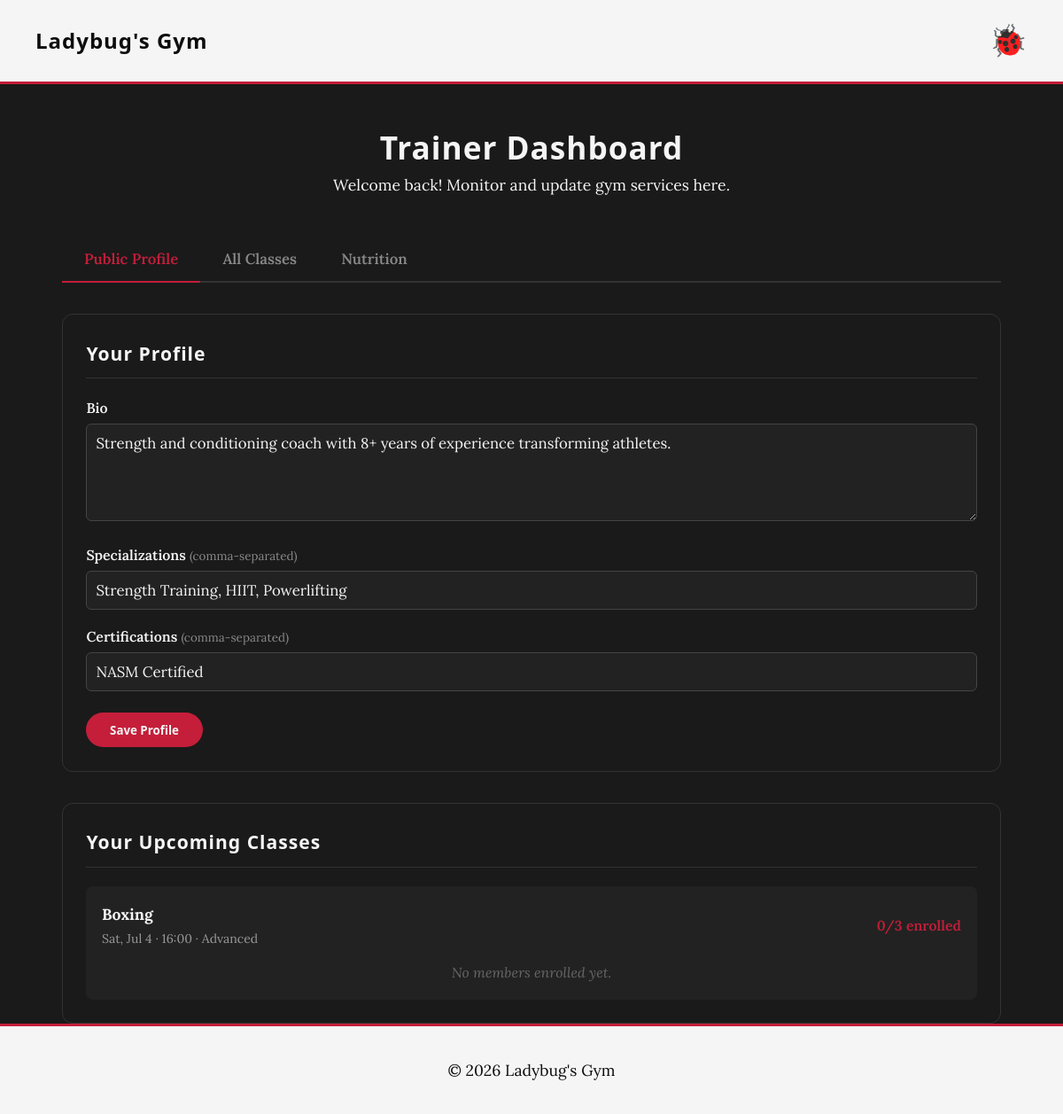
The app's page /pages/dashboard.php (signed in), older data.
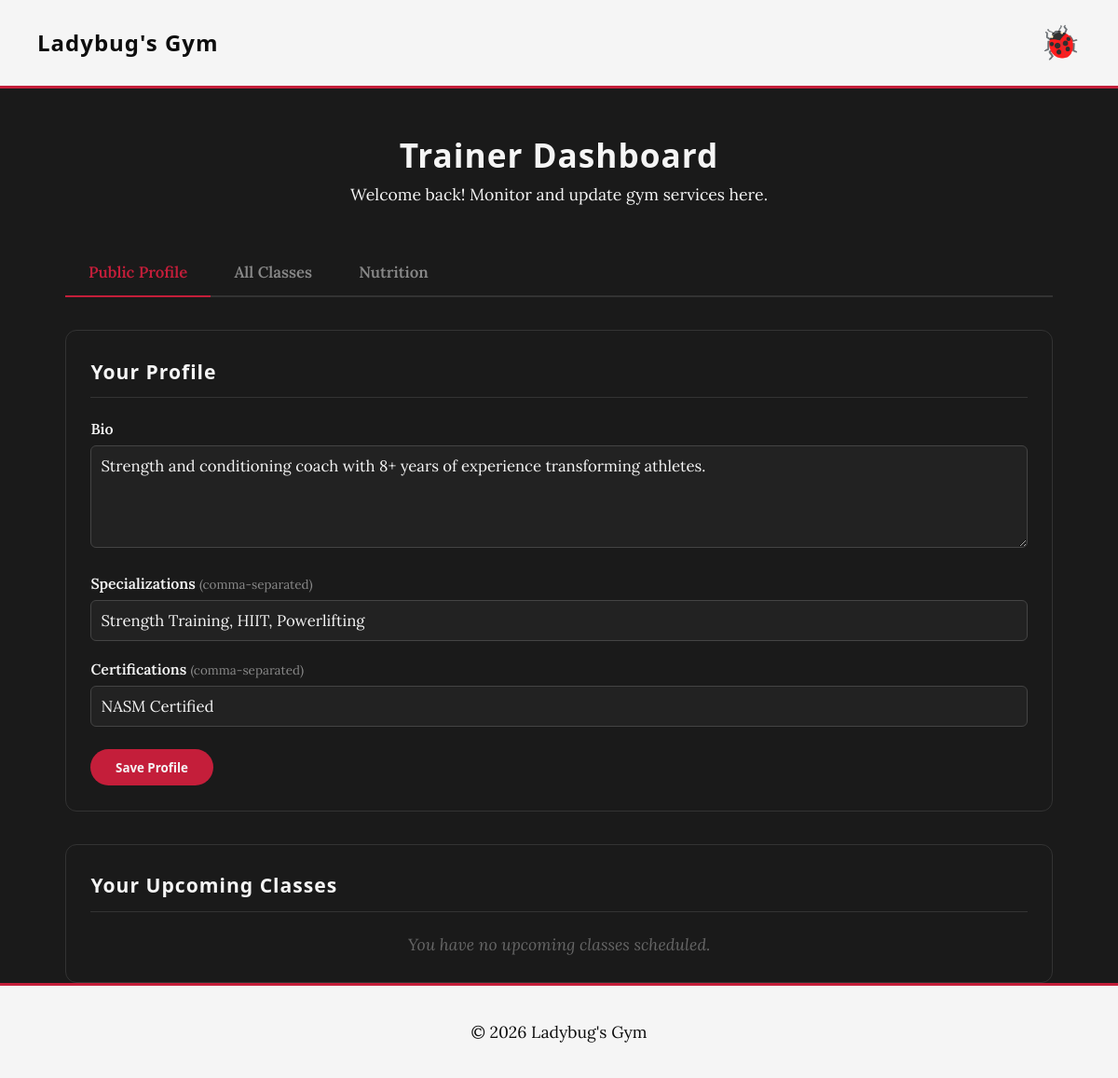
The same page, newer data.
### tables this page shows
CREATE TABLE trainer_profiles (
    id INTEGER PRIMARY KEY AUTOINCREMENT,
    user_id INTEGER UNIQUE NOT NULL,
    bio TEXT,
    specializations TEXT,
    certifications TEXT,
    years_experience INTEGER DEFAULT 0,
    FOREIGN KEY(user_id) REFERENCES users(id) ON DELETE CASCADE
);

CREATE TABLE class_schedule (
    id INTEGER PRIMARY KEY AUTOINCREMENT,
    class_id INTEGER NOT NULL,
    trainer_id INTEGER NOT NULL,
    scheduled_at TEXT NOT NULL,
    FOREIGN KEY(class_id) REFERENCES classes(id) ON DELETE CASCADE,
    FOREIGN KEY(trainer_id) REFERENCES users(id) ON DELETE SET NULL
);

### pages/dashboard.php (called while the page is built, shortened)
<?php
require_once(__DIR__ . '/../templates/common.tpl.php');
require_once(__DIR__ . '/../templates/dashboard.tpl.php');
require_once(__DIR__ . '/../database/class_schedule.class.php');
require_once(__DIR__ . '/../database/trainer.class.php');
$db     = getDatabaseConnection();
$role   = Session::getUserRole();
$userId = Session::getUserId();
$tab = $_GET['tab'] ?? (($role === 'admin') ? 'users' : 'trainer_profile');
$users         = [];
$equipment     = [];
$nutritionPlans = [];
$classes       = [];
$trainers      = [];
$bio           = '';
$specializations = '';
$certifications  = '';
if ($tab === 'users' && $role === 'admin') {
    $users = User::getAllUsers($db);
}
elseif ($tab === 'equipment' && $role === 'admin') {
    $equipment = ClassSchedule::getAllEquipment($db);
}
elseif ($tab === 'trainer_profile' && $role === 'trainer') {
    $profile = Trainer::getProfileByUserId($userId, $db);
    if ($profile) {
        $bio             = $profile['bio']             ?? '';
        $specializations = $profile['specializations'] ?? '';
        $certifications  = $profile['certifications']  ?? '';
    }
    $classes = ClassSchedule::getTrainerUpcomingSchedules($userId, $db);
}
drawHead("Dashboard | Ladybug's Gym");
drawHeader();
drawDashboardMain($role, $tab, $classes, $trainers, $users, $equipment, $nutritionPlans, $db, $userId, $bio, $specializations, $certifications);
drawFooter();
?>

### database/trainer.class.php (called while the page is built, shortened)
<?php
class Trainer {
    public static function getProfileByUserId(int $userId, ?PDO $db = null): ?array {
        $db = $db ?? getDatabaseConnection();
        $stmt = $db->prepare('SELECT bio, specializations, certifications FROM trainer_profiles WHERE user_id = ? LIMIT 1');
        $stmt->execute([$userId]);
        $row = $stmt->fetch();
        return $row ?: null;
    }
}
?>

### database/class_schedule.class.php (called while the page is built, shortened)
<?php
class ClassSchedule {
    public static function getTrainerUpcomingSchedules(int $trainerId, ?PDO $db = null): array {
        $db = $db ?? getDatabaseConnection();
        $stmt = $db->prepare('
            SELECT
                cs.id AS schedule_id,
                cs.scheduled_at,
                c.name,
                c.capacity,
                c.difficulty,
                COUNT(e.id) AS enrolled
            FROM class_schedule cs
            JOIN classes c ON cs.class_id = c.id
            LEFT JOIN enrollments e ON e.schedule_id = cs.id
            WHERE cs.trainer_id = ? AND cs.scheduled_at >= datetime(\'now\')
            GROUP BY cs.id
            ORDER BY cs.scheduled_at ASC
        ');
        $stmt->execute([$trainerId]);
        return $stmt->fetchAll();
}
}
?>

### templates/dashboard.tpl.php (the view, shortened to what this page needs)
<?php
function drawDashboardMain(string $role, string $tab, array $classes, array $trainers, array $users, array $equipment, array $nutritionPlans, PDO $db, int $userId, string $bio, string $specializations, string $certifications): void {
    ?>
    <main class="container" style="padding-top: 1em;">
        <div class="page-header">
            <h2><?= htmlspecialchars(ucfirst($role)) ?> Dashboard</h2>
            <p>Welcome back! Monitor and update gym services here.</p>
        </div>
        <?php drawDashboardTabs($tab, $role);
        if ($tab === 'users' && $role === 'admin') {
            drawManageUsers($users);
        } elseif ($tab === 'equipment' && $role === 'admin') {
            drawManageEquipment($equipment);
        } elseif ($tab === 'classes') {
            drawManageClasses($classes, $trainers, $db, $role, $userId);
        } elseif ($tab === 'trainer_profile' && $role === 'trainer') { ?>
            <div class="dashboard-layout">
                <section class="dashboard-card">
                    <h3>Your Profile</h3>
                    <form action="../actions/action_update_trainer_profile.php" method="post" class="trainer-profile-form">
                        <div class="form-group">
                            <label for="bio">Bio</label>
                            <textarea id="bio" name="bio" rows="4" maxlength="500"><?= htmlspecialchars($bio) ?></textarea>
                        </div>
                        <div class="form-group">
                            <label for="specializations">Specializations <span class="field-hint">(comma-separated)</span></label>
                            <input type="text" id="specializations" name="specializations" value="<?= htmlspecialchars($specializations) ?>" placeholder="e.g. Yoga, Pilates, Meditation">
                        </div>
                        <div class="form-group">
                            <label for="certifications">Certifications <span class="field-hint">(comma-separated)</span></label>
                            <input type="text" id="certifications" name="certifications" value="<?= htmlspecialchars($certifications) ?>" placeholder="e.g. NASM, ACE, Yoga Alliance">
                        </div>
                        <button class="button" type="submit">Save Profile</button>
                    </form>
                </section>
                <section class="dashboard-card">
                    <h3>Your Upcoming Classes</h3>
                    <?php if (empty($classes)): ?>
                        <p class="empty-state">You have no upcoming classes scheduled.</p>
                    <?php else: ?>
                        <?php foreach ($classes as $c) { drawClassRosterBlock($c, $db); } ?>
                    <?php endif; ?>
                </section>
            </div>
        <?php } elseif ($tab === 'nutrition' && $role === 'trainer') {
            drawTrainerNutritionPlans($nutritionPlans);
        } ?>
    </main>
    <?php
}
function drawDashboardTabs(string $currentTab, string $role): void { ?>
    <div class="admin-tabs">
        <?php if ($role === 'trainer'): ?>
            <a href="?tab=trainer_profile" class="admin-tab <?= $currentTab === 'trainer_profile' ? 'active' : '' ?>">Public Profile</a>
            <a href="?tab=classes"         class="admin-tab <?= $currentTab === 'classes'         ? 'active' : '' ?>">All Classes</a>
            <a href="?tab=nutrition"       class="admin-tab <?= $currentTab === 'nutrition'       ? 'active' : '' ?>">Nutrition</a>
        <?php endif; ?>
    </div>
<?php }
function drawManageUsers(array $users): void { ?>
<?php }
function drawClassRosterBlock(array $c, PDO $db): void {
    $isFull     = ($c['enrolled'] ?? 0) >= ($c['capacity'] ?? 0);
    $date       = isset($c['scheduled_at']) ? date('D, M j', strtotime($c['scheduled_at'])) : 'TBD';
    $time       = isset($c['scheduled_at']) ? date('H:i',    strtotime($c['scheduled_at'])) : 'TBD';
    $scheduleId = (int)($c['id'] ?? $c['schedule_id'] ?? 0);
    $roster     = ClassSchedule::getEnrolledMembers($scheduleId, $db); ?>
    <div class="class-roster-block">
        <div class="class-roster-header">
            <div>
                <strong><?= htmlspecialchars($c['name'] ?? '') ?></strong>
                <span class="roster-meta"><?= $date ?> &middot; <?= $time ?> &middot; <?= htmlspecialchars($c['difficulty'] ?? '') ?></span>
            </div>
            <span class="roster-count <?= $isFull ? 'full' : '' ?>"><?= (int)($c['enrolled'] ?? 0) ?>/<?= (int)($c['capacity'] ?? 0) ?> enrolled</span>
        </div>
        <?php if (!empty($roster)): ?>
        <table class="roster-table">
            <thead><tr><th>Member</th><th>Email</th><th>Enrolled</th></tr></thead>
            <tbody>
                <?php foreach ($roster as $m): ?>
                <tr>
                    <td>
                        <div class="roster-member">
                            <?php if (!empty($m['profile_photo'])): ?>
                                <img src="<?= htmlspecialchars(resolvePhoto($m['profile_photo'])) ?>" alt="" class="roster-photo">
                            <?php else: ?>
                                <div class="roster-photo-placeholder"><?= htmlspecialchars(strtoupper(substr($m['name'] ?? 'U', 0, 1))) ?></div>
                            <?php endif; ?>
                            <?= htmlspecialchars($m['name'] ?? '') ?>
                        </div>
                    </td>
                    <td><?= htmlspecialchars($m['email'] ?? '') ?></td>
                    <td><?= isset($m['enrolled_at']) ? date('M j, H:i', strtotime($m['enrolled_at'])) : '' ?></td>
                </tr>
                <?php endforeach; ?>
            </tbody>
        </table>
        <?php else: ?>
        <p class="empty-state" style="margin:.5em 0 0; font-size:.9em;">No members enrolled yet.</p>
        <?php endif; ?>
    </div>
<?php }

### templates/common.tpl.php (shortened to what this page needs)
<?php
function drawHead($title) {
    ?>
    <!DOCTYPE html>
    <html lang="en">
    <head>
        <?php drawCSSLinks(); ?>
    </head>
    <body>
    <?php
}
function drawHeader() {
    ?>
    <header class="site-header">
        <div class="container header-container" id="headerContainer">
            <h1><a href="index.php">Ladybug's Gym</a></h1>
            <div class="logo-container" id="ladybugToggle">
                <div class="ladybug-icon">🐞</div>
            </div>
        </div>
    </header>
    <?php
}
?>
<?php
function drawFooter() {
    ?>
    <footer class="site-footer">
        <div class="container">
            <p>&copy; 2026 Ladybug's Gym</p>
        </div>
    </footer>
    </body>
    </html>
    <?php
}
function drawCSSLinks() {
    ?>
    <link rel="stylesheet" href="../css/base.css">
    <link rel="stylesheet" href="../css/components.css">
    <link rel="stylesheet" href="../css/layout.css">
    <link rel="stylesheet" href="../css/pages.css">
    <link rel="stylesheet" href="../css/shared.css">
    <link rel="stylesheet" href="../css/cards.css">
    <link rel="stylesheet" href="../css/carousel.css">
    <link rel="stylesheet" href="../css/home.css">
    <link rel="stylesheet" href="../css/schedule.css">
    <link rel="stylesheet" href="../css/profile.css">
    <link rel="stylesheet" href="../css/login.css">
    <link rel="stylesheet" href="../css/trainers.css">
    <link rel="stylesheet" href="../css/trainer-dashboard.css">
    <link rel="stylesheet" href="../css/admin-dashboard.css">
    <?php
}

### css/base.css (style rules this page uses)
:root { --ladybug-red: #c41e3a; --ladybug-dark-red: #8b0000; --ladybug-black: #0d0d0d; --ladybug-dark-gray: #2a2a2a; --ladybug-medium-gray: #3d3d3d; --ladybug-white: #f5f5f5; --ladybug-bg: #1a1a1a; --ladybug-gray: #888; --ladybug-light: #4a1a1a; --accent-deep-red: #a01830; --accent-maroon: #7a0e26; --font-heading: 'Treova', 'Segoe UI', Arial, sans-serif; --font-body: 'Lora', Georgia, serif; --font-accent: 'Treova', 'Segoe UI', sans-serif; --primary-green: var(--ladybug-gray); --accent-green: var(--ladybug-red); --light-green: var(--ladybug-light); --white: var(--ladybug-white); --gray: var(--ladybug-gray); --bg-color: var(--ladybug-bg); }
* { margin: 0; padding: 0; box-sizing: border-box; }
body { font-family: var(--font-body); line-height: 1.6; color: var(--ladybug-white); background-color: var(--bg-color); font-size: 1.1rem; }
h1, h2, h3, h4, h5, h6 { font-family: var(--font-heading); letter-spacing: 1px; color: var(--ladybug-white); }
a { text-decoration: none; color: var(--primary-green); transition: color 0.3s; }
section { padding: 4em 0; }

### css/components.css (style rules this page uses)
.button { font-family: var(--font-accent); display: inline-block; padding: 0.8em 2em; background-color: var(--ladybug-red); color: var(--ladybug-white); border-radius: 50px; font-weight: bold; text-align: center; border: none; cursor: pointer; transition: all 0.3s cubic-bezier(0.34, 1.56, 0.64, 1); position: relative; overflow: hidden; }
.form-group { margin-bottom: 1.2em; text-align: left; }
.form-group label { display: block; font-weight: bold; margin-bottom: 0.4em; color: var(--ladybug-white); font-size: 0.9em; }

### css/layout.css (style rules this page uses)
.container { max-width: 1100px; margin: 0 auto; padding: 0 20px; width: 100%; }
.site-header { background-color: var(--ladybug-white); border-bottom: 3px solid var(--ladybug-red); padding: 1em 0; }
.site-header a, .site-header h1, .site-header nav { color: var(--ladybug-black); }
.header-container { display: flex; justify-content: space-between; align-items: center; position: relative; max-width: 100%; padding: 0 40px; }
.site-header h1 { font-size: 1.5rem; color: var(--ladybug-black); }
.site-footer { text-align: center; padding: 2em 0; background-color: var(--ladybug-white); color: var(--ladybug-black); border-top: 3px solid var(--ladybug-red); }
.site-footer .container { max-width: 100%; }
.logo-container { cursor: pointer; z-index: 20; position: relative; user-select: none; }
.ladybug-icon { font-size: 2.2rem; transition: transform 0.4s ease; }

### css/pages.css (style rules this page uses)
.page-header { text-align: center; margin-bottom: 2.5em; }
.page-header h2 { color: var(--primary-green); font-size: 2.2rem; }
.empty-state { color: var(--gray); text-align: center; grid-column: 1/-1; }

### css/shared.css (style rules this page uses)
.page-header { text-align: center; margin-top: 1.5em; margin-bottom: 2.5em; }
.page-header h2 { color: var(--ladybug-white); font-size: 2.2rem; }
main.container { padding-top: 1em; }

### css/trainer-dashboard.css (style rules this page uses)
.dashboard-layout { display: flex; flex-direction: column; gap: 2em; }
.dashboard-card { background: #1a1a1a; border: 1px solid #333; border-radius: 12px; padding: 1.5em; }
.dashboard-card h3 { color: var(--ladybug-white); font-size: 1.2em; margin-bottom: 1em; padding-bottom: 0.5em; border-bottom: 1px solid #333; }
.trainer-profile-form .form-group { margin-bottom: 1em; }
.trainer-profile-form label { display: block; color: var(--ladybug-white); font-weight: 600; margin-bottom: 0.3em; font-size: 0.9em; }
.field-hint { color: #888; font-weight: normal; font-size: 0.85em; }
.trainer-profile-form input[type="text"], .trainer-profile-form textarea { width: 100%; background: #222; border: 1px solid #444; border-radius: 6px; padding: 0.6em; color: var(--ladybug-white); font-family: inherit; font-size: 0.95em; }
.trainer-profile-form button { margin-top: 0.5em; }
.empty-state { color: #666; font-style: italic; }
.class-roster-block { background: #222; border-radius: 8px; padding: 1em; margin-bottom: 1em; }
.class-roster-block:last-child { margin-bottom: 0; }
.class-roster-header { display: flex; justify-content: space-between; align-items: center; gap: 1em; margin-bottom: 0.8em; flex-wrap: wrap; }
.class-roster-header strong { color: var(--ladybug-white); font-size: 1em; }
.roster-meta { display: block; color: #999; font-size: 0.8em; margin-top: 0.2em; }
.roster-count { color: var(--ladybug-red); font-weight: 600; font-size: 0.9em; white-space: nowrap; }

Row changes from the older to the newer data that the page shows:
no longer on this page (row edited): class_schedule: name "Boxing", scheduled_at "Sat, Jul 4", scheduled_at "16:00", difficulty "Advanced", enrolled "0", capacity "3"
Text that changed along with them:
text now shown: "You have no upcoming classes scheduled."
